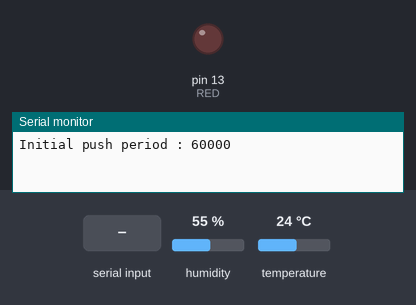
Bench run of a sketch on a simulated Arduino Uno, built with avr-gcc and run on an emulated ATmega328P. Parts: output pins drawn as LEDs (lit = HIGH), the last lines printed to the serial monitor. The test bench sets the inputs (shaded band); at power-on: humidity 55 %, temperature 24 °C.

Above: at 1.2 s.
1.3 s: "<90,45>" received over Serial
2.8 s: "<" received over Serial
At 3.7 s:
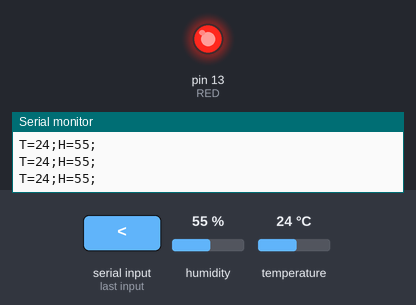
4.3 s: "<30,150>" received over Serial
At 5.3 s:
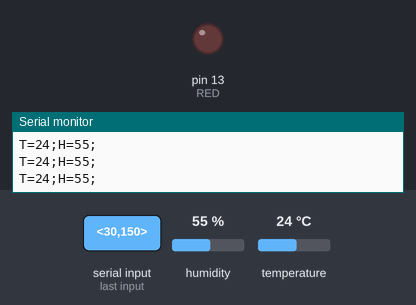
Timing chart, 0 to 7.3 s (numbered marks = the images above; inputs shaded):
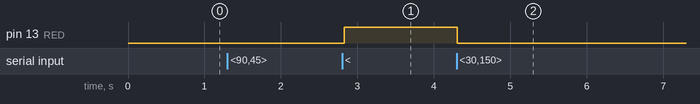

Measured:
- after the input at 2.8 s, pin 13 (RED): LOW → HIGH at once
- after the input at 4.3 s, pin 13 (RED): HIGH → LOW at once

The sketch:

cyd_ble_001.ino
```cpp
#include <SimpleDHT.h>
#include <Arduino.h>
#include <Arduino_FreeRTOS.h>
#include <semphr.h>

void vTaskSensor(void *pvParameters);
void vTaskConfiguration(void *pvParameters);

SemaphoreHandle_t xSerialSemaphore;


// for DHT11,
//      VCC: 5V or 3V
//      GND: GND
//      DATA: 2

// PreProc
#define RED 13
#define CONF_SIZE 20

int pinDHT11 = 2;
SimpleDHT11 dht11;
char charAdmin = 0; //Variable for storing received data
long previousMillis = 0;  // last time data was checked, in ms
volatile unsigned long pub_frequency = 60000; //Un payload par minutes
int command = 1;

void setup() {
  Serial.begin(9600);
  while (!Serial) {};
  pinMode(RED, OUTPUT); //Sets digital pin 13 as output pin
  Serial.print("Initial push period : ");Serial.println(pub_frequency);

  // Now set up two tasks to run independently.
  xTaskCreate(
    vTaskSensor
    ,  (const portCHAR *)"TaskSensors"   // A name just for humans
    ,  128  // Stack size
    ,  NULL
    ,  1  // priority
    ,  NULL );

  xTaskCreate(
    vTaskConfiguration
    ,  (const portCHAR *) "TaskConf"
    ,  128 // stack size
    ,  NULL
    ,  2  // priority
    ,  NULL );

    xSerialSemaphore = xSemaphoreCreateMutex();

}

void loop() {
  // empty.The job is done in different tasks
}

void vTaskSensor(void *pvParameters)
{

  for(;;)
  {
    xSemaphoreTake(xSerialSemaphore, 3);

    pub_payload_controller(pub_frequency);

    xSemaphoreGive(xSerialSemaphore);
    vTaskDelay(1);
   }

}

void vTaskConfiguration(void *pvParameters)
{
  for(;;)
  {
    xSemaphoreTake(xSerialSemaphore, 3);

    configurationCheck();

    xSemaphoreGive(xSerialSemaphore);
    vTaskDelay(1);
  }
}


void configurationCheck() {

  if(Serial.available())  // on a reçu quelque chose dans le serial (eg. Serial.available != 0).
  {
    char confPayload[CONF_SIZE];
    byte i = 0;
    charAdmin = Serial.read();  // je récupère le premier char reçu.
    if(charAdmin == '<'){
      digitalWrite(RED, HIGH);
      while(i < CONF_SIZE)
      {
        while(!Serial.available());  // j'attends l'arrivée du prochain.
        charAdmin=Serial.read();
        if(charAdmin != '>'){
          confPayload[i]=charAdmin;       // je récupère celui qui vient d'arriver.
        } else {
           break;   // on a reçu une fin de chaîne, alors on sort du while()
        }
        i++;
      }

      Serial.println("Configuration received : ");
      sscanf(confPayload, "%d.%d", &pub_frequency);
      Serial.println(pub_frequency);
      Serial.println("Configuration updated");

      memset(confPayload, 0, sizeof(confPayload));
      digitalWrite(RED, LOW);


     }
  }


}

void pubFromSensors() {
  // read with raw sample data.
  byte temperature = 0;
  byte humidity = 0;
  byte data[40] = {0};
  if (dht11.read(pinDHT11, &temperature, &humidity, data)) {
    return;
  }

  Serial.print("T=");Serial.print((int)temperature);Serial.print(";");Serial.print("H=");Serial.print((int)humidity);Serial.println(";");

}

void pub_payload_controller(unsigned long period) {

  long currentMillis = millis();
  switch (command) {
    case 1:
      // if period in ms have passed, get data and publish them:
      if (currentMillis - previousMillis >= period) {
        previousMillis = currentMillis;
        pubFromSensors();
      }
      break;
    case 0:
      break;
  }

}
```
